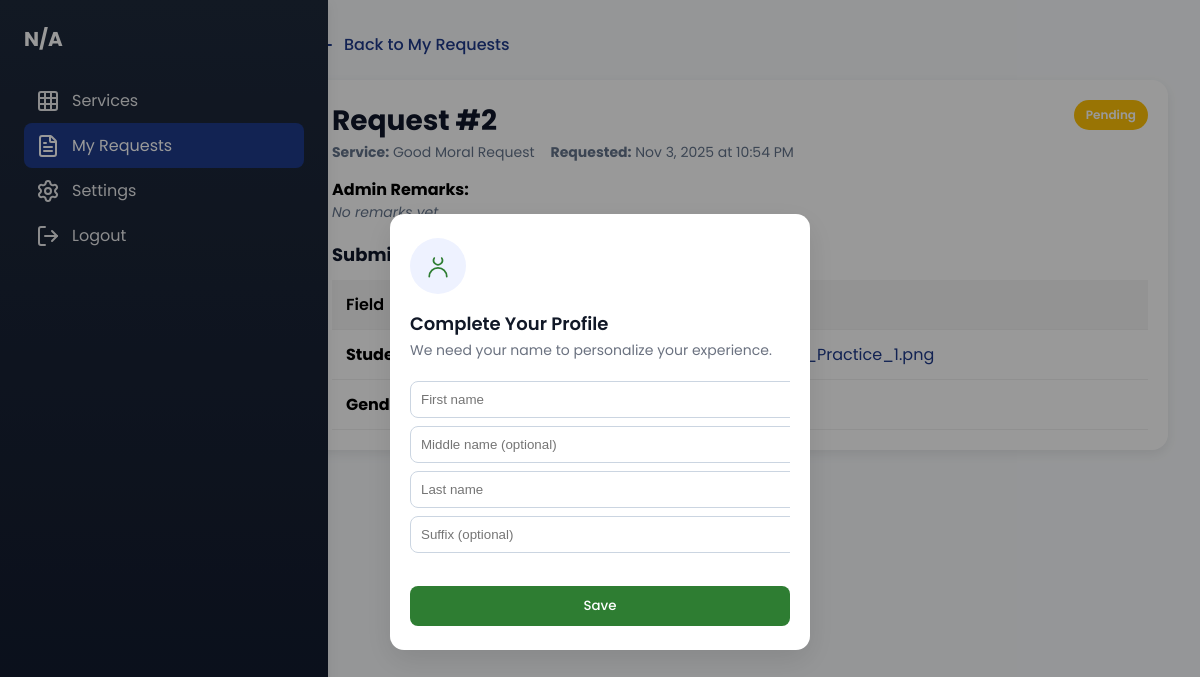
Page /request_view.php?request_id=2 (signed in) on the committed database.
### tables this page shows
CREATE TABLE `services_requests` (
  `request_id` int(11) NOT NULL,
  `service_id` int(11) NOT NULL,
  `user_id` bigint(20) UNSIGNED NOT NULL,
  `status_id` int(11) NOT NULL DEFAULT 1,
  `admin_remarks` text DEFAULT NULL,
  `can_update` tinyint(1) NOT NULL DEFAULT 0,
  `requested_at` timestamp NULL DEFAULT current_timestamp()
);

CREATE TABLE `services_list` (
  `service_id` int(11) NOT NULL,
  `name` varchar(255) NOT NULL,
  `description` text DEFAULT NULL,
  `icon` text DEFAULT NULL,
  `button_text` text DEFAULT NULL,
  `is_active` tinyint(1) NOT NULL DEFAULT 1
);

CREATE TABLE `services_request_statuses` (
  `status_id` int(11) NOT NULL,
  `status_name` varchar(100) NOT NULL,
  `description` varchar(255) DEFAULT NULL,
  `color_hex` varchar(7) NOT NULL
);

CREATE TABLE `services_answers` (
  `answer_id` int(11) NOT NULL,
  `request_id` int(11) NOT NULL,
  `field_id` int(11) NOT NULL,
  `answer_value` text DEFAULT NULL
);

CREATE TABLE `services_fields` (
  `field_id` int(11) NOT NULL,
  `service_id` int(11) NOT NULL,
  `label` varchar(255) NOT NULL,
  `field_type` varchar(250) NOT NULL,
  `is_required` tinyint(1) NOT NULL DEFAULT 1,
  `display_order` int(11) NOT NULL,
  `allowed_file_types` varchar(255) DEFAULT NULL,
  `visible_when_value` varchar(255) DEFAULT NULL,
  `visible_when_option_id` int(11) DEFAULT NULL,
  `max_file_size_mb` int(11) DEFAULT NULL
);

### request_view.php (the view, shortened to what this page needs)
<?php
require_once 'connection/main_connection.php';
$request_id = isset($_GET['request_id']) ? intval($_GET['request_id']) : 0;
$user_id = intval($_SESSION['user_id']);
$request = null;
try {
    $stmt = $conn->prepare("SELECT sr.request_id, sr.service_id, sr.requested_at, sr.admin_remarks, sl.name AS service_name, srs.status_name, srs.color_hex
                            FROM services_requests sr
                            JOIN services_list sl ON sr.service_id = sl.service_id
                            JOIN services_request_statuses srs ON sr.status_id = srs.status_id
                            WHERE sr.request_id = ? AND sr.user_id = ?");
    $stmt->bind_param('ii', $request_id, $user_id);
    $stmt->execute();
    $res = $stmt->get_result();
    $request = $res->fetch_assoc();
    $service_id = intval($request['service_id']);
    $answers = [];
    $stmt2 = $conn->prepare("SELECT sf.field_id, sf.label AS field_label, sf.field_type, sf.display_order, sa.answer_value
                             FROM services_answers sa
                             JOIN services_fields sf ON sa.field_id = sf.field_id
                             WHERE sa.request_id = ?
                             ORDER BY sf.display_order ASC");
    $stmt2->bind_param('i', $request_id);
    $stmt2->execute();
    $res2 = $stmt2->get_result();
    while ($row = $res2->fetch_assoc()) {
        $answers[] = $row;
    }
    $optionLabels = [];
    if ($service_id > 0) {
        $opt = $conn->prepare("SELECT sfo.field_id, sfo.option_value, sfo.option_label
                               FROM services_field_options sfo
                               JOIN services_fields sf ON sfo.field_id = sf.field_id
                               WHERE sf.service_id = ?");
        $opt->bind_param('i', $service_id);
        $opt->execute();
        $optRes = $opt->get_result();
        while ($row = $optRes->fetch_assoc()) {
            $fid = intval($row['field_id']);
            $val = $row['option_value'];
            if (!isset($optionLabels[$fid])) $optionLabels[$fid] = [];
            $optionLabels[$fid][$val] = $row['option_label'];
        }
    }
} catch (Exception $e) {
    error_log('Error loading request view: ' . $e->getMessage());
    header('Location: error.php?type=db');
    exit;
}
?>
<!DOCTYPE html>
<html lang="en">
<head>
</head>
<body>
    <aside class="sidebar" id="sidebar">
        <div class="sidebar-header">
            <h2 class="user-fullname"><i data-lucide="graduation-cap"></i> Student Success Office</h2>
        </div>
        <nav>
            <ul class="sidebar-nav">
                <li><a href="home.php"><i data-lucide="grid-3x3"></i> Services</a></li>
                <li><a href="requests.php" class="active"><i data-lucide="file-text"></i> My Requests</a></li>
                <li><a href="#"><i data-lucide="settings"></i> Settings</a></li>
                <li><a href="login.php"><i data-lucide="log-out"></i> Logout</a></li>
            </ul>
        </nav>
    </aside>
    <main class="main-content">
        <div class="container">
            <a href="requests.php" class="back-link"><i data-lucide="arrow-left"></i> Back to My Requests</a>
            <div class="card" style="margin-top: 16px;">
                <div class="header">
                    <div>
                        <h1>Request #<?php echo htmlspecialchars($request['request_id']); ?></h1>
                        <div class="meta">
                            <div><strong>Service:</strong> <?php echo htmlspecialchars($request['service_name']); ?></div>
                            <div><strong>Requested:</strong> <?php echo date('M j, Y \a\t g:i A', strtotime($request['requested_at'])); ?></div>
                        </div>
                    </div>
                    <div>
                        <span class="status-badge" style="background: <?php echo htmlspecialchars($request['color_hex']); ?>;">
                            <?php echo htmlspecialchars($request['status_name']); ?>
                        </span>
                    </div>
                </div>
                <div style="margin-top: 14px;">
                    <strong>Admin Remarks:</strong>
                    <?php if (!empty($request['admin_remarks'])): ?>
                        <div class="remarks"><?php echo nl2br(htmlspecialchars($request['admin_remarks'])); ?></div>
                    <?php else: ?>
                        <div class="remarks empty">No remarks yet</div>
                    <?php endif; ?>
                </div>
                <div style="margin-top: 18px;">
                    <h3 style="margin:0 0 8px 0; font-size: 18px; color: var(--on-background);">Submitted Answers</h3>
                    <?php if (empty($answers)): ?>
                        <div class="empty">No submitted answers found.</div>
                    <?php else: ?>
                        <table class="answers-table">
                            <thead>
                                <tr>
                                    <th style="width: 35%;">Field</th>
                                    <th>Answer</th>
                                </tr>
                            </thead>
                            <tbody>
                                <?php foreach ($answers as $a): ?>
                                    <tr>
                                        <td data-label="Field"><strong><?php echo htmlspecialchars($a['field_label']); ?></strong></td>
                                        <td data-label="Answer">
                                            <?php
                                            $fid = intval($a['field_id']);
                                            $ftype = $a['field_type'];
                                            $raw = $a['answer_value'];
                                            $map = isset($optionLabels[$fid]) ? $optionLabels[$fid] : [];
                                            if ($ftype === 'file') {
                                                $url = htmlspecialchars($raw);
                                                $name = htmlspecialchars(basename($raw));
                                                echo "<a href='$url' target='_blank' rel='noopener' style='color: var(--primary); text-decoration: none;'>$name</a>";
                                            } elseif ($ftype === 'checkbox') {
                                                $parts = array_filter(array_map('trim', explode(',', $raw)));
                                                $labels = array_map(function ($v) use ($map) {
                                                    return htmlspecialchars(isset($map[$v]) ? $map[$v] : $v);
                                                }, $parts);
                                                echo implode(', ', $labels);
                                            } elseif ($ftype === 'select' || $ftype === 'radio') {
                                                $label = isset($map[$raw]) ? $map[$raw] : $raw;
                                                echo htmlspecialchars($label);
                                            } else {
                                                echo nl2br(htmlspecialchars($raw));
                                            }
                                            ?>
                                        </td>
                                    </tr>
                                <?php endforeach; ?>
                            </tbody>
                        </table>
                    <?php endif; ?>
                </div>
            </div>
        </div>
    </main>
</body>
</html>

### request_view.php (style rules this page uses)
:root { --primary: #1E3A8A; --on-primary: #ffffff; --background: #f8fafc; --surface: #ffffff; --on-surface: #64748b; --on-background: #0f172a; --elevation-1: 0 4px 12px rgba(0, 0, 0, 0.08); }
body { font-family: 'Poppins', sans-serif; background: var(--background); margin: 0; }
.sidebar { position: fixed; left: 0; top: 0; bottom: 0; width: 280px; background: linear-gradient(180deg, #1E293B 0%, #0F172A 100%); color: #fff; box-shadow: var(--elevation-1); padding: 24px; z-index: 1000; }
.sidebar-header h2 { margin: 0; font-size: 20px; display: flex; align-items: center; gap: 10px; }
.sidebar-nav { list-style: none; padding: 0; margin: 24px 0 0 0; }
.sidebar-nav a { display: flex; align-items: center; gap: 12px; color: #fff; text-decoration: none; padding: 10px 12px; border-radius: 8px; opacity: .9; }
.sidebar-nav a.active { background: var(--primary); color: var(--on-primary); opacity: 1; }
.main-content { margin-left: 280px; padding: 32px; min-height: 100vh; }
.container { max-width: 1100px; margin: 0 auto; }
.header { display: flex; justify-content: space-between; align-items: flex-start; }
.header h1 { margin: 0; font-size: 28px; color: var(--on-background); }
.status-badge { display: inline-flex; align-items: center; padding: 6px 12px; border-radius: 20px; font-size: 12px; font-weight: 600; color: #fff; }
.card { background: var(--surface); border-radius: 16px; box-shadow: var(--elevation-1); padding: 20px; }
.meta { display: flex; gap: 16px; align-items: center; color: var(--on-surface); font-size: 14px; }
.answers-table { width: 100%; border-collapse: collapse; margin-top: 12px; }
.answers-table th, .answers-table td { padding: 12px 14px; border-bottom: 1px solid rgba(0, 0, 0, 0.06); text-align: left; vertical-align: top; }
.answers-table thead th { background: rgba(0, 0, 0, 0.04); font-weight: 600; }
.remarks { color: var(--on-surface); font-size: 14px; line-height: 1.5; }
.back-link { display: inline-flex; align-items: center; gap: 8px; text-decoration: none; color: var(--primary); font-weight: 500; }
.empty { color: var(--on-surface); font-style: italic; }

### includes/modal.php (style rules this page uses)
:root { --bg: #f6f8fb; --card: #ffffff; --muted: #6b7280; --accent: #2E7D32; --cancel: #e5e7eb; --text: #111827; }

### rows in the picture
services_requests: request_id "2", service.name "Good Moral Request", requested_at "Nov 3, 2025 at 10:54 PM", status.status_name "Pending"
services_answers: field.label "Student ID"
services_answers: field.label "Gender"
